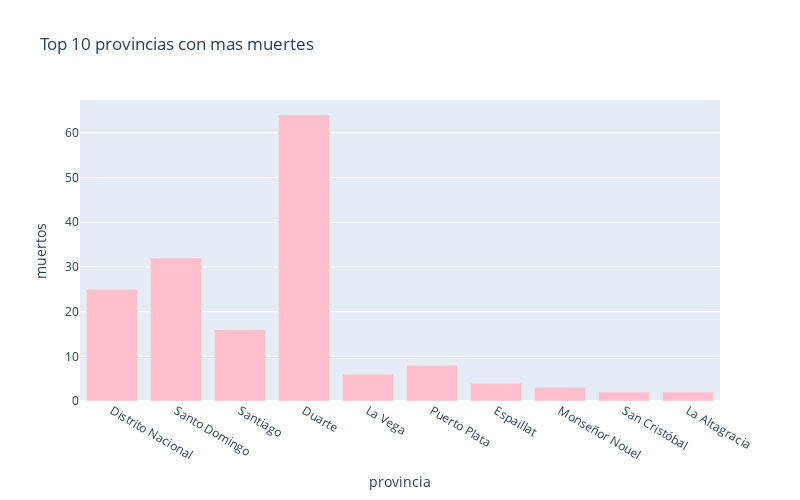

Write notebook code for a chart like this one.
### Code cell
px.bar(
    sorted_provinces_df.head(10),
    x = "provincia",
    y = "muertos",
    title= "Top 10 provincias con mas muertes", # the axis names
    color_discrete_sequence=["pink"], 
    height=500,
    width=800
)

### Figure 1 — Plotly figure (JSON) as saved in the notebook; plotly's stock layout.template omitted (floating-point values rounded to 4 significant figures)
{"data": [{"alignmentgroup": "True", "hovertemplate": "provincia=%{x}<br>muertos=%{y}<extra></extra>", "legendgroup": "", "marker": {"color": "pink"}, "name": "", "offsetgroup": "", "orientation": "v", "showlegend": false, "textposition": "auto", "type": "bar", "x": ["Distrito Nacional", "Santo Domingo", "Santiago", "Duarte", "La Vega", "Puerto Plata", "Espaillat", "Monseñor Nouel", "San Cristóbal", "La Altagracia"], "xaxis": "x", "y": [25, 32, 16, 64, 6, 8, 4, 3, 2, 2], "yaxis": "y"}], "layout": {"barmode": "relative", "height": 500, "legend": {"tracegroupgap": 0}, "title": {"text": "Top 10 provincias con mas muertes"}, "width": 800, "xaxis": {"anchor": "y", "domain": [0.0, 1.0], "title": {"text": "provincia"}}, "yaxis": {"anchor": "x", "domain": [0.0, 1.0], "title": {"text": "muertos"}}}}
